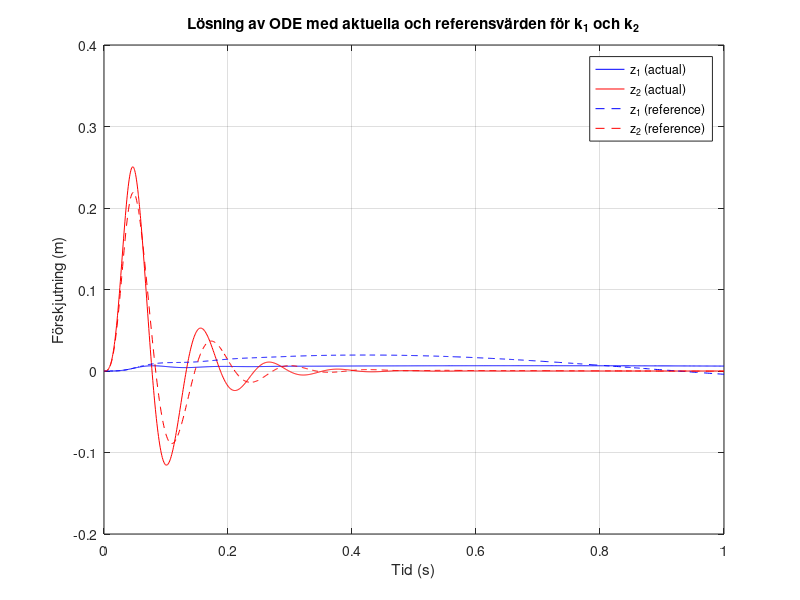

The MATLAB source for this figure:
addpath('./');

m1 = 475;
m2 = 53;

% Referensvärden
k1_ref = 5400;
k2_ref = 135000;

% Faktiska värden
k1 = 691.5829;
k2 = 182116.4403;

c1 = 310;
c2 = 1200;
v = 65 / 3.6;
H = 0.24;
L = 1;

% Start och sluttid
t_0 = 0;
T = 1;

% Skapa funktionen h(t) och dess derivata
h = @(t) (t > L/v) .* 0 + (t <= L/v) .* ((H / 2) * (1 - cos((2 * pi * v * t) / L)));
dh_dt = @(t) (t > L/v) .* 0 + (t <= L/v) .* (H * pi * v / L) * sin((2 * pi * v * t) / L);

% ODE-systemets matris A och funktion g(t)
ode_system = @(t, y, k1, k2) [
    0, 0, 1, 0;
    0, 0, 0, 1;
    -k1/m1, k1/m1, -c1/m1, c1/m1;
    k1/m2, -(k1 + k2)/m2, c1/m2, -(c1 + c2)/m2
] * y + [0; 0; 0; (c2 * dh_dt(t) + k2 * h(t)) / m2];

% Initialvärden
y0 = [0; 0; 0; 0]; % [y_1, y_2, dot(y_1), dot(y_2)]
t_span = [t_0, T]; % tidsintervall

% Lös ODE-systemet för aktuella värden
options = odeset('RelTol', 1e-6, 'AbsTol', 1e-9);
[t, y] = ode45(@(t, y) ode_system(t, y, k1, k2), t_span, y0, options);

% Lös ODE-systemet för referensvärden
[t_ref, y_ref] = ode45(@(t, y) ode_system(t, y, k1_ref, k2_ref), t_span, y0, options);

% Plotta resultaten
figure;
plot(t, y(:, 1), '-b', 'DisplayName', 'z_1 (actual)');
hold on;
plot(t, y(:, 2), '-r', 'DisplayName', 'z_2 (actual)');
plot(t_ref, y_ref(:, 1), '--b', 'DisplayName', 'z_1 (reference)');
plot(t_ref, y_ref(:, 2), '--r', 'DisplayName', 'z_2 (reference)');

title("Lösning av ODE med aktuella och referensvärden för k_1 och k_2");
xlabel('Tid (s)');
ylabel('Förskjutning (m)');
legend;
grid on;

% Maximala utslag
max_z1 = max(y(:, 1));
max_z2 = max(y(:, 2));
max_z1_ref = max(y_ref(:, 1));
max_z2_ref = max(y_ref(:, 2));

fprintf('Maximalt utslag för z_1 (actual) är %f och för z_2 (actual) är %f\n', max_z1, max_z2);
fprintf('Maximalt utslag för z_1 (reference) är %f och för z_2 (reference) är %f\n', max_z1_ref, max_z2_ref);